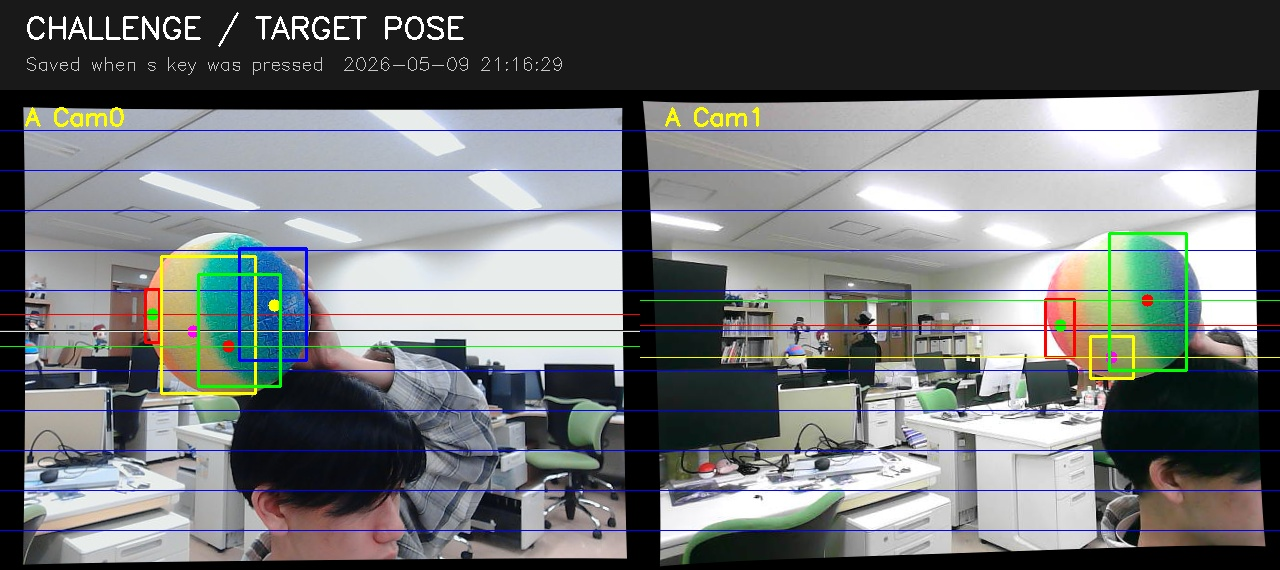
#> input picture pose_photos/session_20260509_211629/challenge_pose_20260509_211629.jpg, 1280 x 570 px, given in place of the camera
$ python color_track_4.py
#> lines starting #> are read from the running program, lines starting #| are printed output that depends on the picture; after the words box and inside, x2 and y2 are one past the last pixel; in counts of white or black regions, pixels touching at a corner belong together
import cv2
import numpy as np

cap = cv2.VideoCapture(0)

if not cap.isOpened():
    raise RuntimeError("カメラを開けませんでした。別のアプリが使っていないか確認してください。")

cap.set(cv2.CAP_PROP_FRAME_WIDTH, 640)
cap.set(cv2.CAP_PROP_FRAME_HEIGHT, 480)

kernel = np.ones((5, 5), np.uint8)

def get_largest_color_region(mask, min_area=500):
    mask = cv2.morphologyEx(mask, cv2.MORPH_OPEN, kernel)
    mask = cv2.morphologyEx(mask, cv2.MORPH_CLOSE, kernel)

    contours, _ = cv2.findContours(mask, cv2.RETR_EXTERNAL, cv2.CHAIN_APPROX_SIMPLE)

    if not contours:
        return None

    c = max(contours, key=cv2.contourArea)
    area = cv2.contourArea(c)

    if area < min_area:
        return None

    x, y, w, h = cv2.boundingRect(c)
    cx = x + w // 2
    cy = y + h // 2

    return {
        "x": x,
        "y": y,
        "w": w,
        "h": h,
        "cx": cx,
        "cy": cy,
        "area": int(area)
    }

while True:
    ret, frame = cap.read()
#> frame is the input picture: shape (570, 1280, 3); mean B, G, R 118.2, 116.7, 113.6
    if not ret:
        print("フレームを取得できませんでした。")
        break

    frame = cv2.flip(frame, 1)
    hsv = cv2.cvtColor(frame, cv2.COLOR_BGR2HSV)
#> hsv: shape (570, 1280, 3); mean H, S, V 57.1, 44.8, 126.1

    # 色の範囲（HSV）
    # 赤は 0 付近と 180 付近に分かれるので2つ必要
    red_mask1 = cv2.inRange(hsv, np.array([0, 120, 80]), np.array([10, 255, 255]))
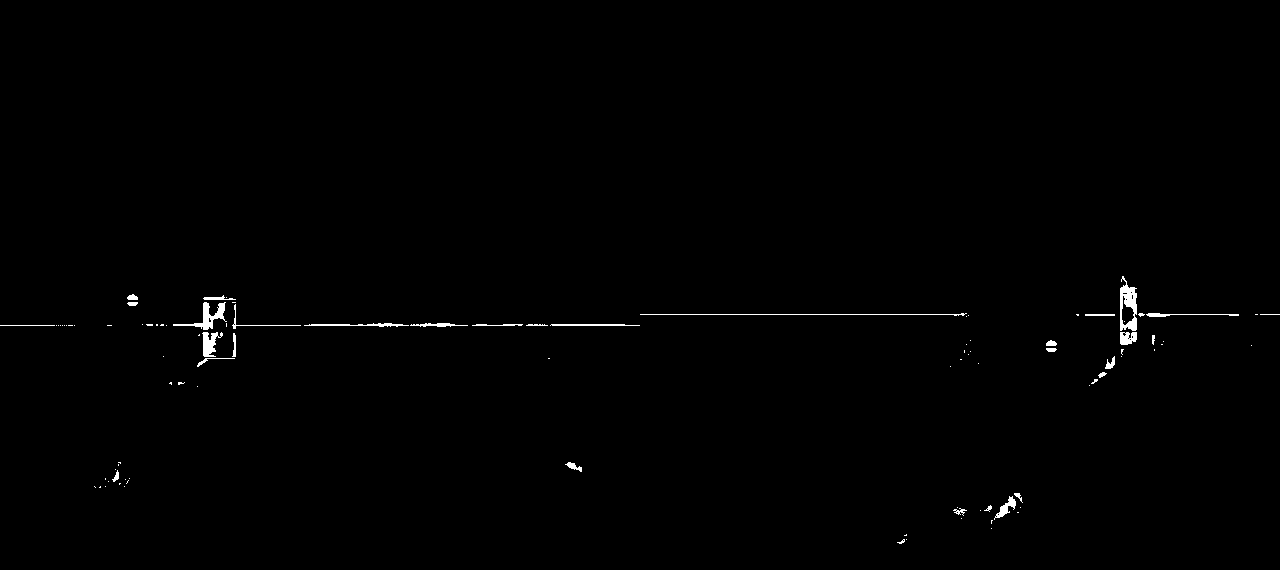
#> red_mask1: shape (570, 1280); 0.53% white; 99 white regions (68 under 20 px), largest, box (x1, y1, x2, y2) and area: (1120, 276, 1137, 331) 536, (173, 302, 227, 330) 423, (640, 313, 967, 316) 336
    red_mask2 = cv2.inRange(hsv, np.array([170, 120, 80]), np.array([180, 255, 255]))
#> red_mask2: shape (570, 1280); 0.09% white; 60 white regions (54 under 20 px), largest, box (x1, y1, x2, y2) and area: (223, 303, 236, 329) 216, (213, 332, 228, 351) 114, (564, 465, 580, 472) 40, (75, 324, 91, 326) 26, (1008, 506, 1014, 512) 26, (1239, 314, 1255, 316) 23
    red_mask = cv2.bitwise_or(red_mask1, red_mask2)
#> red_mask: shape (570, 1280); 0.63% white; 85 white regions (63 under 20 px), largest, box (x1, y1, x2, y2) and area: (173, 302, 640, 357) 1900, (1120, 276, 1280, 331) 778, (640, 313, 971, 317) 358

    green_mask = cv2.inRange(hsv, np.array([35, 80, 80]), np.array([85, 255, 255]))
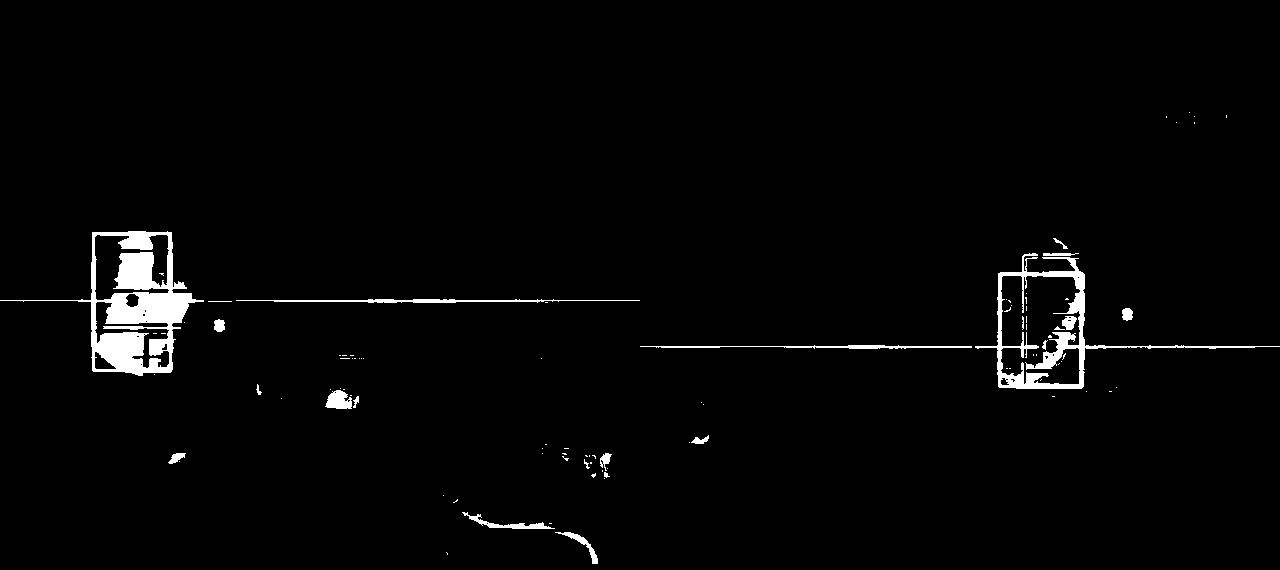
#> green_mask: shape (570, 1280); 2.2% white; 95 white regions (72 under 20 px), largest, box (x1, y1, x2, y2) and area: (0, 231, 204, 376) 8102, (975, 253, 1280, 389) 4075, (236, 299, 640, 303) 812
    blue_mask = cv2.inRange(hsv, np.array([100, 120, 80]), np.array([130, 255, 255]))
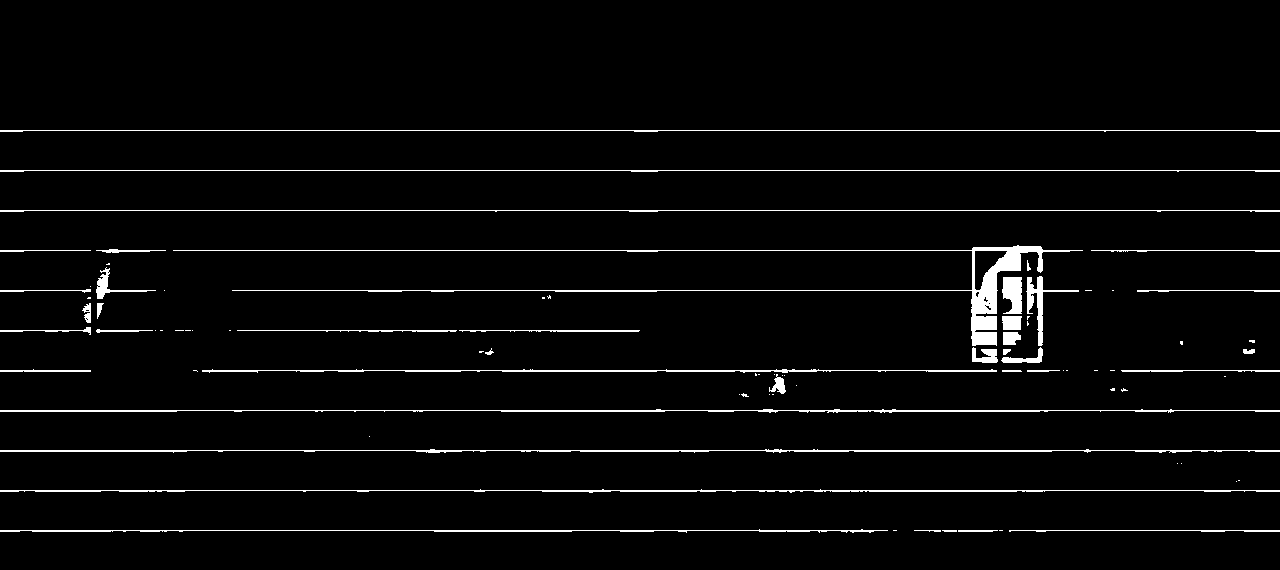
#> blue_mask: shape (570, 1280); 3.2% white; 84 white regions (44 under 20 px), largest, box (x1, y1, x2, y2) and area: (173, 245, 1083, 346) 4370, (0, 449, 1280, 453) 2131, (0, 409, 1280, 413) 2039
    yellow_mask = cv2.inRange(hsv, np.array([15, 80, 80]), np.array([40, 255, 255]))
#> yellow_mask: shape (570, 1280); 2.1% white; 130 white regions (82 under 20 px), largest, box (x1, y1, x2, y2) and area: (1021, 253, 1127, 397) 4117, (132, 333, 639, 385) 2440, (124, 333, 169, 369) 935

    color_data = [
        ("RED", red_mask, (0, 0, 255)),
        ("GREEN", green_mask, (0, 255, 0)),
        ("BLUE", blue_mask, (255, 0, 0)),
        ("YELLOW", yellow_mask, (0, 255, 255)),
    ]

    y_text = 30

    # 4色のマスクをまとめて表示するための画像
    combined_mask = cv2.bitwise_or(red_mask, green_mask)
#> combined_mask: shape (570, 1280); 2.8% white; 163 white regions (130 under 20 px), largest, box (x1, y1, x2, y2) and area: (0, 231, 640, 376) 11251, (975, 253, 1280, 389) 4196, (1120, 276, 1280, 331) 894
    combined_mask = cv2.bitwise_or(combined_mask, blue_mask)
#> combined_mask: shape (570, 1280); 6% white; 209 white regions (158 under 20 px), largest, box (x1, y1, x2, y2) and area: (173, 245, 1280, 389) 12938, (0, 231, 640, 376) 12325, (0, 449, 1280, 453) 2131
    combined_mask = cv2.bitwise_or(combined_mask, yellow_mask)
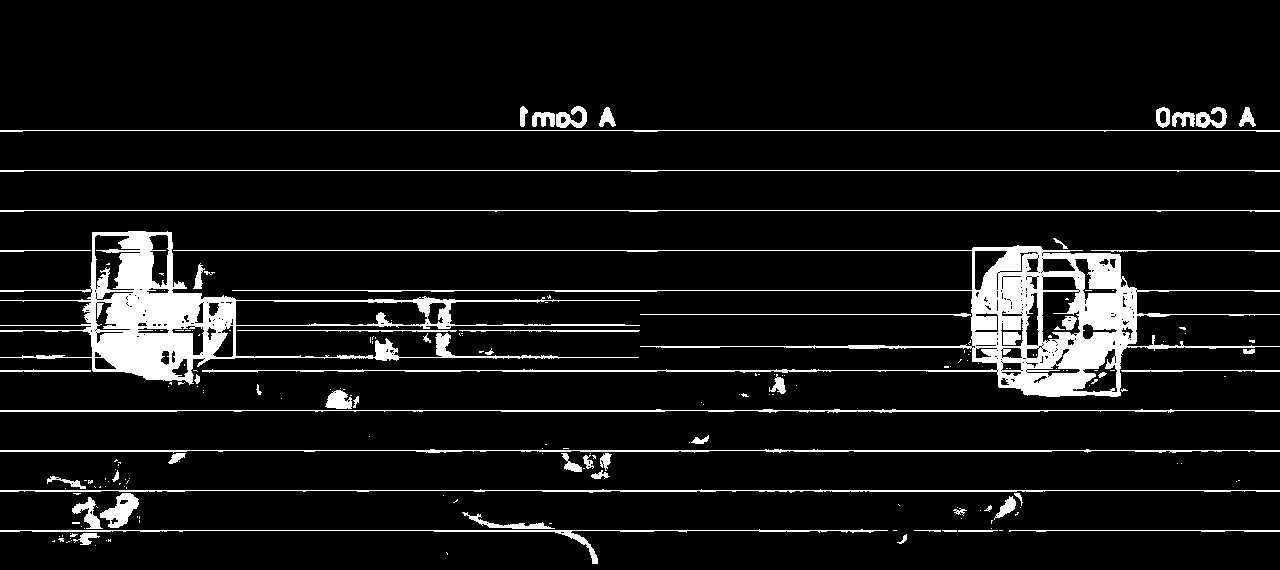
#> combined_mask: shape (570, 1280); 7.8% white; 203 white regions (143 under 20 px), largest, box (x1, y1, x2, y2) and area: (173, 245, 1280, 397) 19695, (0, 231, 640, 385) 16474, (0, 449, 1280, 453) 2131

    for name, mask, box_color in color_data:
        result = get_largest_color_region(mask)

        if result is not None:
            x = result["x"]
            y = result["y"]
            w = result["w"]
            h = result["h"]
            cx = result["cx"]
            cy = result["cy"]
            area = result["area"]

            cv2.rectangle(frame, (x, y), (x + w, y + h), box_color, 2)
            cv2.circle(frame, (cx, cy), 6, (255, 255, 255), -1)

            text = f"{name}: center=({cx}, {cy}) area={area}"
        else:
            text = f"{name}: not found"

        cv2.putText(
            frame,
            text,
            (10, y_text),
            cv2.FONT_HERSHEY_SIMPLEX,
            0.6,
            box_color,
            2
        )
        y_text += 30
#> this loop made 4 passes
#> (name, box_color) on passes 1 to 4: ('RED', (0, 0, 255)), ('GREEN', (0, 255, 0)), ('BLUE', (255, 0, 0)), ('YELLOW', (0, 255, 255))
#> pass 1, in get_largest_color_region, `mask = cv2.morphologyEx(mask, cv2.MORPH_OPEN, kernel)`:
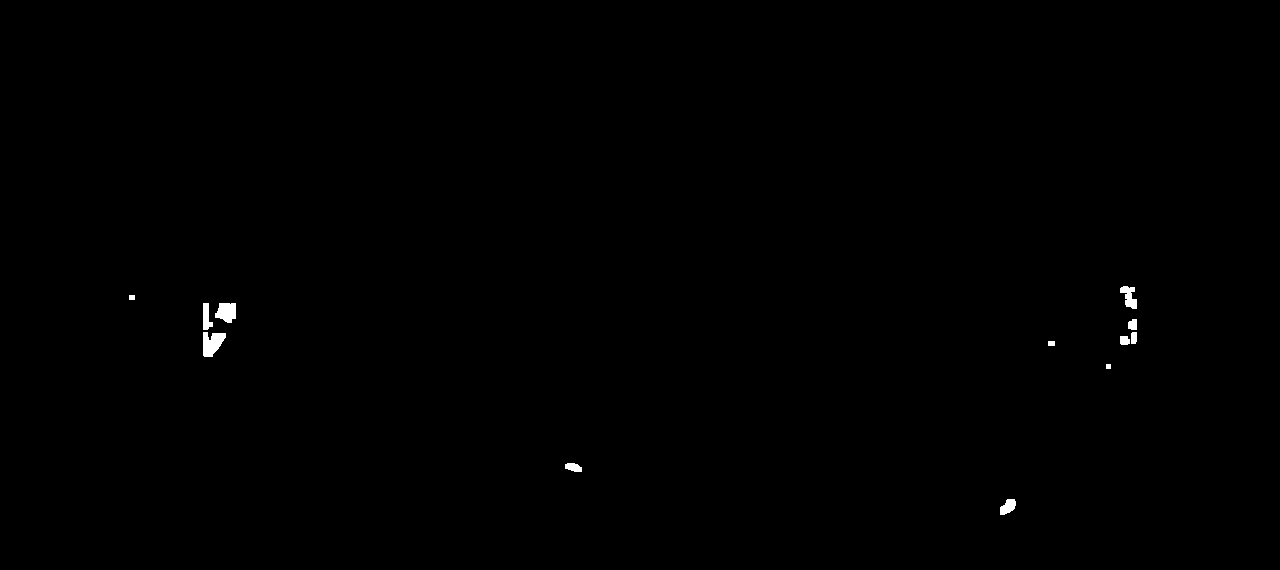
#> mask: shape (570, 1280); 0.24% white; 12 white regions, largest, box (x1, y1, x2, y2) and area: (203, 332, 226, 357) 400, (215, 303, 236, 323) 326, (1120, 286, 1137, 309) 232
#> after the loop:
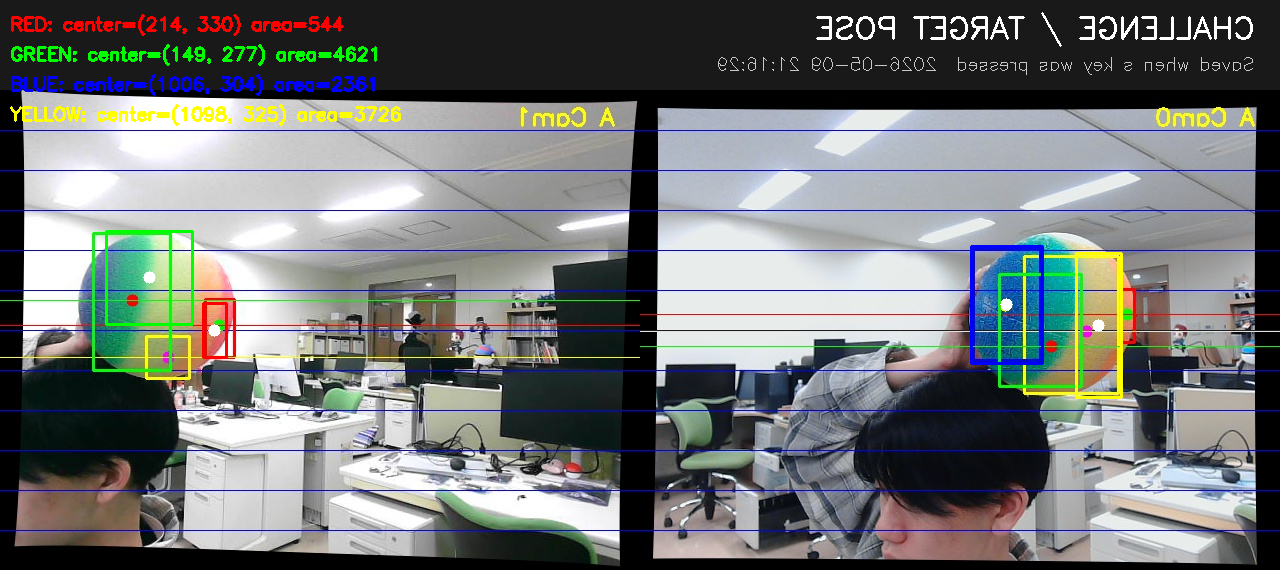
#> frame: shape (570, 1280, 3); mean B, G, R 117.8, 117.6, 114.2
#> after the loop, y_text = 150

    cv2.imshow("Camera", frame)
    cv2.imshow("Combined Mask", combined_mask)

    key = cv2.waitKey(1) & 0xFF
#> (key q is pressed here)
    if key == ord("q") or key == 27:
        break

cap.release()
cv2.destroyAllWindows()
